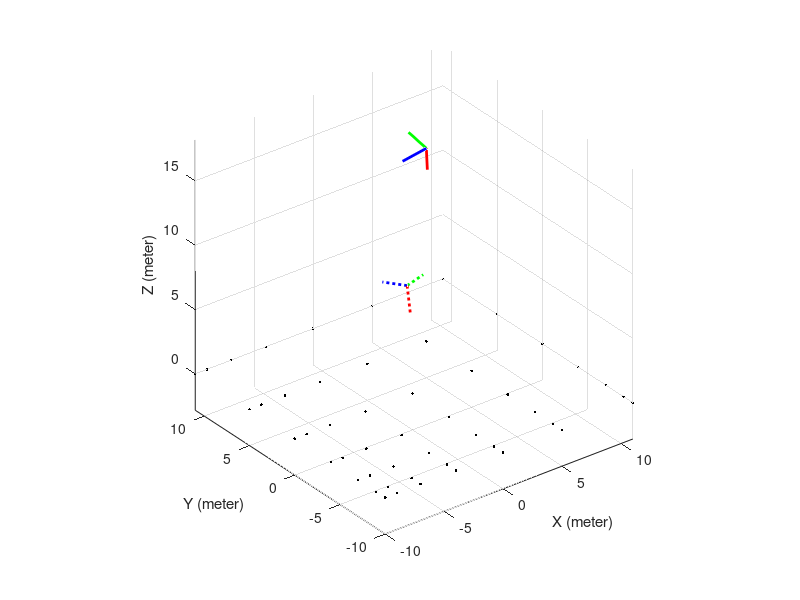
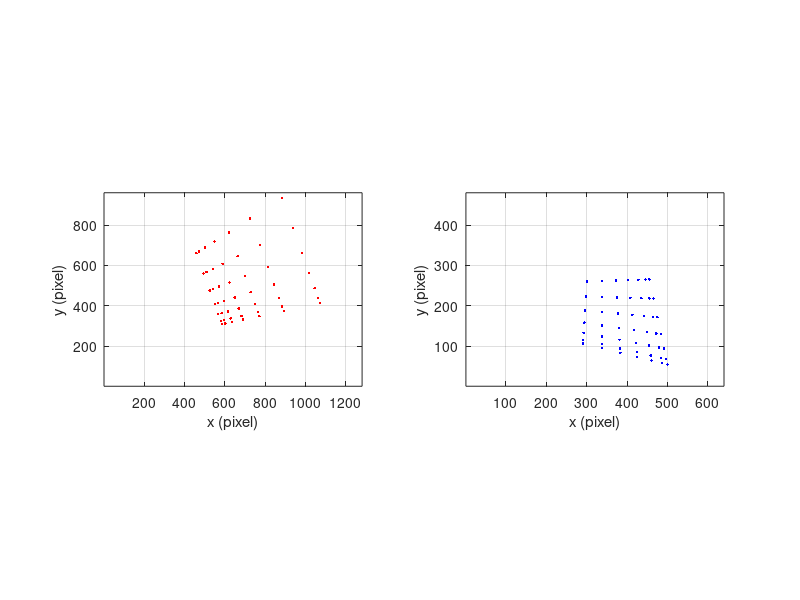

MATLAB code to generate these figures, in order:
clc; clear; close all;

% image size (pixel)
W1 = 1280; H1 = 960;
W2 = 640; H2 = 480;

% Calibration matrix
K1 = [200 0 W1/2; 0 200 H1/2; 0 0 1]; % pixel
K2 = [100 0 W2/2; 0 100 H2/2; 0 0 1]; % pixel

% Rotation matrix
thx = 10*pi/180; thy = -180*pi/180; thz = -70*pi/180; % radian
Rx = [1 0 0; 0 cos(thx) -sin(thx); 0 sin(thx) cos(thx)];
Ry = [cos(thy) 0 sin(thy); 0 1 0; -sin(thy) 0 cos(thy)];
Rz = [cos(thz) -sin(thz) 0; sin(thz) cos(thz) 0; 0 0 1];
R1 = Rz*Ry*Rx;

thx = -10*pi/180; thy = -170*pi/180; thz = 0*pi/180; % radian
Rx = [1 0 0; 0 cos(thx) -sin(thx); 0 sin(thx) cos(thx)];
Ry = [cos(thy) 0 sin(thy); 0 1 0; -sin(thy) 0 cos(thy)];
Rz = [cos(thz) -sin(thz) 0; sin(thz) cos(thz) 0; 0 0 1];
R2 = Rz*Ry*Rx;

% Camera center in world coordinate frame (meter)
C1_ = [-2; -2; 10];
C2_ = [5; 5; 15];

% Translation vector
t1 = -R1*C1_;
t2 = -R2*C2_;

% Camera projection matrix (P = K*[R t])
P1 = K1*R1*[eye(3) -C1_];
P2 = K2*R2*[eye(3) -C2_];

% 3D points in world coordinate frame
x1 = [-10 -9 -7 -4 0 5 11]; y1 = [-10 -9 -7 -4 0 5 11]; z1 = 0;
[X1, Y1, Z1] = meshgrid(x1,y1,z1);
X1 = X1(:); Y1 = Y1(:); Z1 = Z1(:);

% Draw 3D points and world coordinate frame
figure; plot3(X1,Y1,Z1,'k.'); hold on;
xlabel('X (meter)'); ylabel('Y (meter)'); zlabel('Z (meter)');
axis equal; grid on;

% Draw camera coordinate frame
len = 2;
Xp = [len; 0; 0]; Yp = [0; len; 0]; Zp = [0; 0; len];

% C2W rigid transform
CX1 = R1'*(Xp - t1); CY1 = R1'*(Yp - t1); CZ1 = R1'*(Zp - t1); 
CX2 = R2'*(Xp - t2); CY2 = R2'*(Yp - t2); CZ2 = R2'*(Zp - t2);
plot3([C1_(1) CX1(1)],[C1_(2) CX1(2)],[C1_(3) CX1(3)],'b:','LineWidth',2);
plot3([C1_(1) CY1(1)],[C1_(2) CY1(2)],[C1_(3) CY1(3)],'g:','LineWidth',2);
plot3([C1_(1) CZ1(1)],[C1_(2) CZ1(2)],[C1_(3) CZ1(3)],'r:','LineWidth',2);
plot3([C2_(1) CX2(1)],[C2_(2) CX2(2)],[C2_(3) CX2(3)],'b-','LineWidth',2);
plot3([C2_(1) CY2(1)],[C2_(2) CY2(2)],[C2_(3) CY2(3)],'g-','LineWidth',2);
plot3([C2_(1) CZ2(1)],[C2_(2) CZ2(2)],[C2_(3) CZ2(3)],'r-','LineWidth',2);
hold off;

% Acquire images of 3D points
x1 = P1*[X1'; Y1'; Z1'; ones(1,length(X1))];
x1(1,:) = x1(1,:)./x1(3,:); x1(2,:) = x1(2,:)./x1(3,:);
x1(3,:) = x1(3,:)./x1(3,:);
x2 = P2*[X1'; Y1'; Z1'; ones(1,length(X1))];
x2(1,:) = x2(1,:)./x2(3,:); x2(2,:) = x2(2,:)./x2(3,:);
x2(3,:) = x2(3,:)./x2(3,:);

% Draw images of 3D points
figure; 
subplot(121); plot(x1(1,:),x1(2,:),'r.'); axis equal; grid on; hold on;
axis([1 W1 1 H1]); xlabel('x (pixel)'); ylabel('y (pixel)'); 
hold off;
subplot(122); plot(x2(1,:),x2(2,:),'b.'); axis equal; grid on; hold on;
axis([1 W2 1 H2]); xlabel('x (pixel)'); ylabel('y (pixel)'); 
hold off;

save('data.mat','W1','H1','W2','H2','x1','x2');
